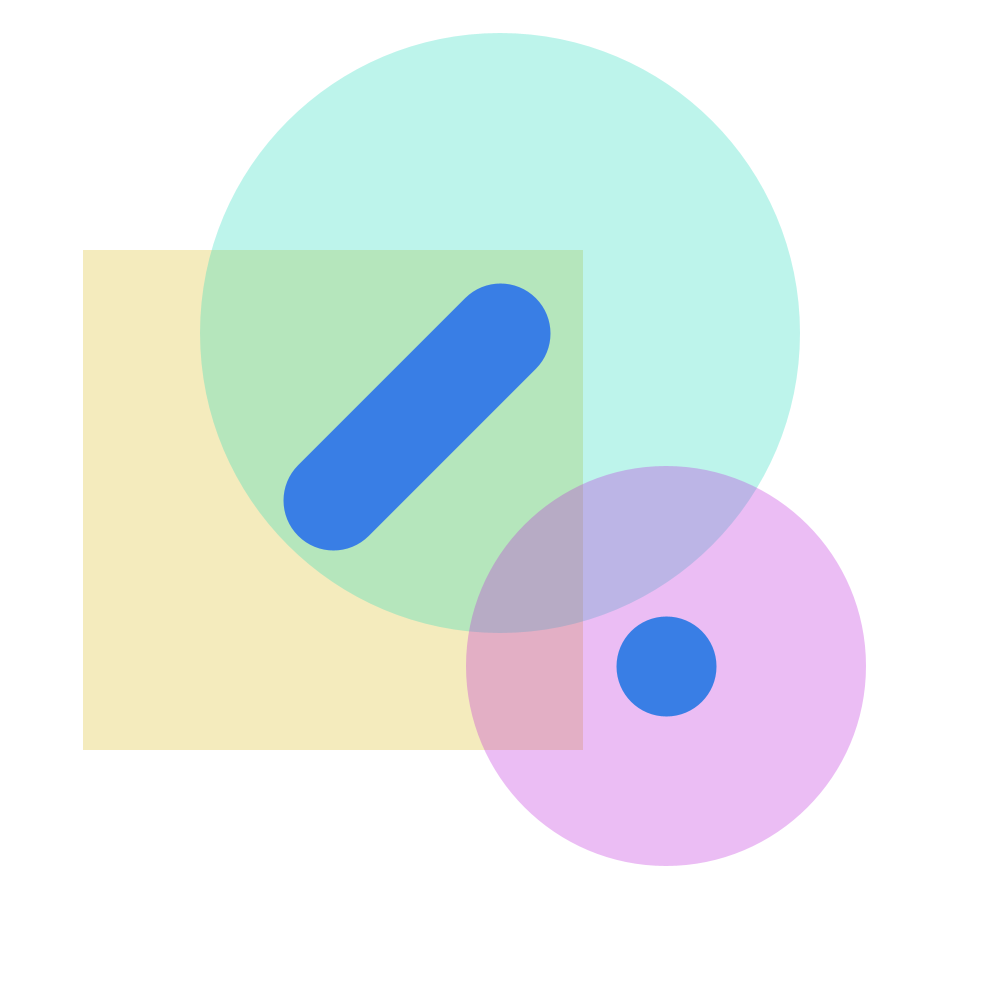
Frame 1 (no input)
Frame 60 (the mouse pressed at the canvas centre just before this capture): identical to frame 1, image omitted
Frame 120 (the mouse held since frame 60 and released just before this capture): identical to frame 1, image omitted

The Processing sketch that drew this single still picture (run headless with seeded random() and noise(); from frame 60 on, the mouse is pressed at the canvas centre):

// Processing sketch: lines_230123a
// ── lines_230123a.pde
void setup() {
  // The code in this block will run once at the start.
  size(1000, 1000);
  
  rectMode(CENTER);
  ellipseMode(CENTER);
  
  colorMode(HSB, 360, 100, 100);
  
}

void draw() {
  // The code in this block will run once per frame.
  background(0, 0, 100);
  
  noStroke();
  fill(50, 85, 85, 75);
  square(333, 500, 500);
  fill(170, 85, 85, 75);
  circle(500, 333, 600);
  fill(290, 85, 85, 75);
  circle(666, 666, 400);
  
  stroke(#397ee5);
  strokeWeight(100);
  point(666, 666);
  line(333, 500, 500, 333);
}
